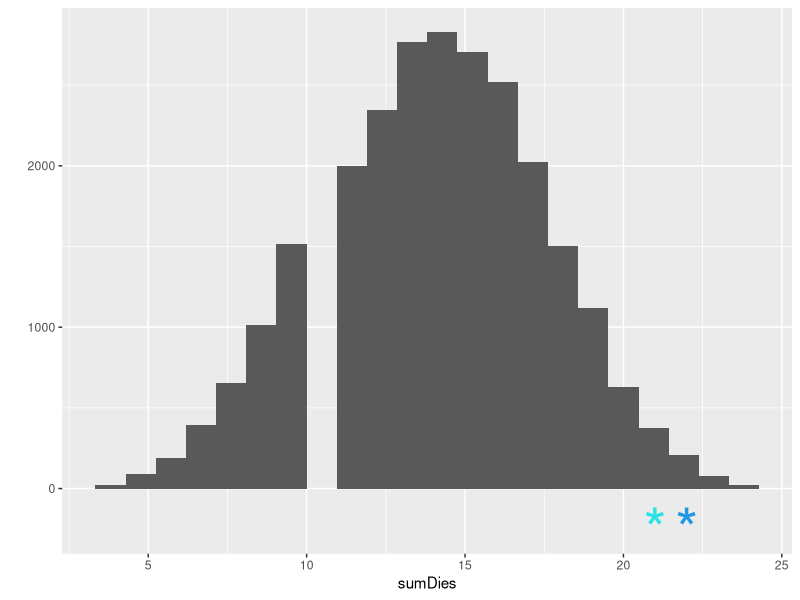
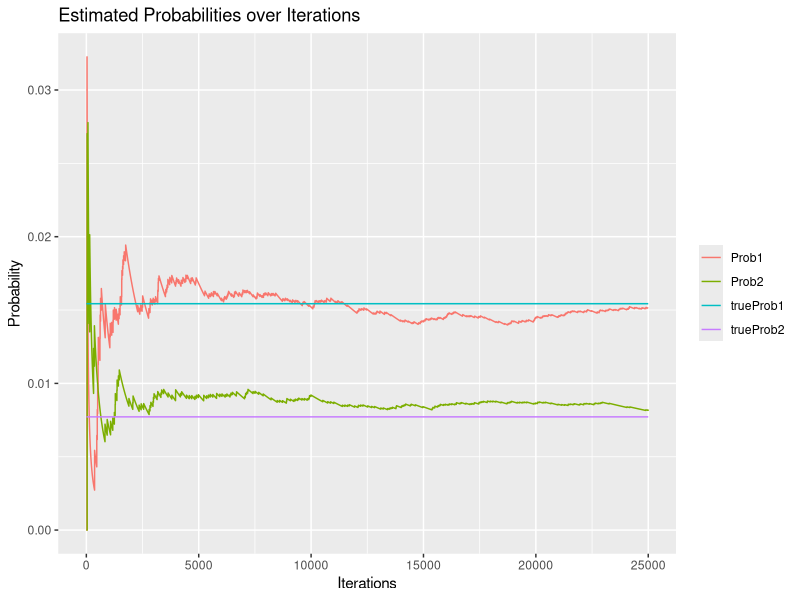

Source code (R) for these figures, in order:
## ---- chunk 1
options(width=80)
## ---- chunk 2
sum1 = 21
sum2 = 22
iterations = 25000
## ---- chunk 3
set.seed(2)
die1 = sample(6, iterations, replace = TRUE)
die2 = sample(6, iterations, replace = TRUE)
die3 = sample(6, iterations, replace = TRUE)
die4 = sample(6, iterations, replace = TRUE)
sumDies = die1 + die2 + die3 + die4
## ---- chunk 4
prob1 = mean(sumDies == sum1)
prob2 = mean(sumDies == sum2)
c(prob1, prob2)
## ---- chunk 5
library(ggplot2)
qplot(sumDies, geom = "histogram", bins = 22) +
  annotate("text", x = sum1, y = -iterations/100, label = "*", size = 15, color = 5) +
  annotate("text", x = sum2, y = -iterations/100, label = "*", size = 15, color = 4)
## ---- chunk 6
subsetProb1 = vector()
subsetProb2 = vector()

for(i in 1:iterations){
  subsetProb1[i] = mean(sumDies[1:i] == sum1)
  subsetProb2[i] = mean(sumDies[1:i] == sum2)
}

ggplot(data = NULL, aes(x = 1:iterations)) + 
  geom_line(aes(y=subsetProb1, color = "Prob1")) +
  geom_line(aes(y=subsetProb2, color = "Prob2")) + 
  geom_line(aes(y=(20/6^4), color = "trueProb1")) + 
  geom_line(aes(y=(10/6^4), color = "trueProb2")) +
  ylab("Probability") + ggtitle("Estimated Probabilities over Iterations") +
  theme(legend.title = element_blank()) +  xlab("Iterations")
